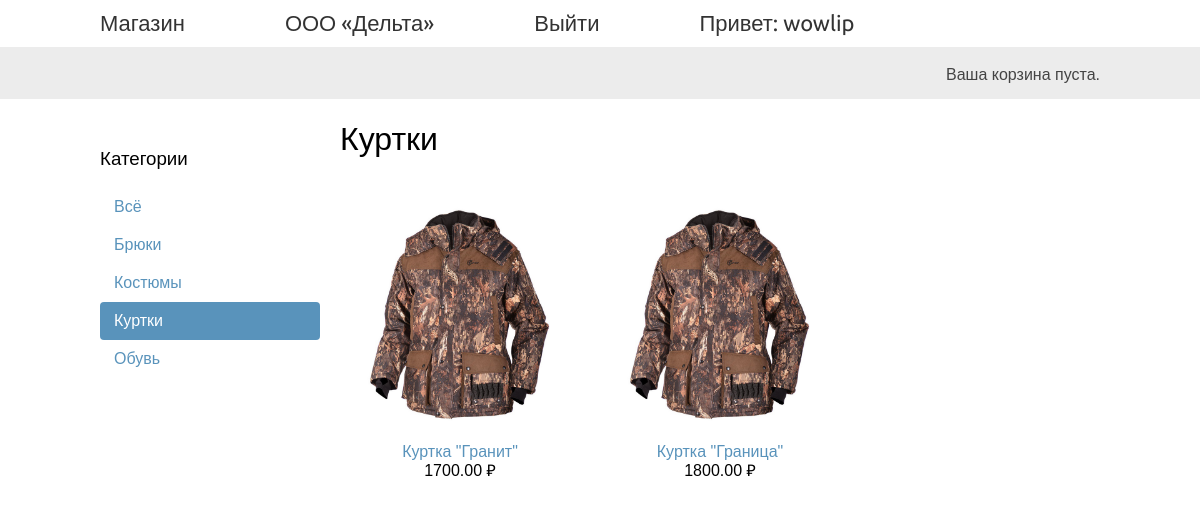
The app's page /kurtki/ (signed in) with its own data.
### shop/models.py (models this page shows, shortened)
class Category(models.Model):
    name = models.CharField(max_length=200, db_index=True, verbose_name='Имя')
    slug = models.SlugField(max_length=200, db_index=True, unique=True)
    class Meta:
        ordering = ('name',)
        verbose_name = 'Категория'
        verbose_name_plural = 'Категории'
    def get_absolute_url(self):
        return reverse('shop:product_list_by_category', args=[self.slug])

class Product(models.Model):
    category = models.ForeignKey(Category, related_name='product', on_delete=models.CASCADE)
    name = models.CharField(max_length=200, db_index=True)
    slug = models.SlugField(max_length=200, db_index=True)
    image = models.ImageField(upload_to='products/%Y/%m/%d', blank=True)
    description = models.TextField(blank=True)
    price = models.DecimalField(max_digits=10, decimal_places=2)
    stock = models.PositiveIntegerField()
    available = models.BooleanField(default=True)
    created = models.DateTimeField(auto_now_add=True)
    updated = models.DateTimeField(auto_now=True)
    class Meta:
        ordering = ('name',)
        index_together = (('id', 'slug'),)
    def get_absolute_url(self):
        return reverse('shop:product_detail', args=[self.id, self.slug])

### shop/views.py (the view)
def product_list(request, category_slug=None):
    category = None
    categories = Category.objects.all()
    products = Product.objects.filter(available=True)
    if category_slug:
        category = get_object_or_404(Category, slug=category_slug)
        products = products.filter(category=category)
    return render(request,
                  'shop/product/list.html',
                  {'category': category,
                   'categories': categories,
                   'products': products})

### cart/cart.py (called while the page is built)
    def __len__(self):
        return sum(item['quantity'] for item in self.cart.values())

### cart/context_processors.py (called while the page is built)
def cart(request):
    return {'cart': Cart(request)}

### shop/templates/shop/product/list.html (shortened to what this page needs)
{% extends "shop/base.html" %}
{% load static %}
{% block content %}
    <div id="sidebar">
        <h3>Категории</h3>
        <ul>
            <li {% if not category %}class="selected"{% endif %}>
                <a href="{% url "shop:product_list" %}">Всё</a>
            </li>
            {% for c in categories %}
                <li {% if category.slug == c.slug %}class="selected"{% endif %}>
                    <a href="{{ c.get_absolute_url }}">{{ c.name }}</a>
                </li>
            {% endfor %}
        </ul>
    </div>
    <div id="main" class="product-list">
        <h1>{% if category %}{{ category.name }}{% else %}Товары{% endif %}</h1>
        {% for product in products %}
            <div class="item">
                <a href="{{ product.get_absolute_url }}">
                    <img src="{% if product.image %}{{ product.image.url }}{% else %}{% static "img/no_image.png" %}{% endif %}">
                </a>
                <a href="{{ product.get_absolute_url }}">{{ product.name }}</a><br>
                {{ product.price }} ₽
            </div>
        {% endfor %}
    </div>
{% endblock %}

### shop/templates/shop/base.html (shortened to what this page needs)
{% load static %}
<!DOCTYPE html>
<html>
<head>
    <link href="{% static 'css/base.css' %}" rel="stylesheet">
</head>
<body>
<div id="header">
    <a href="/" class="logo">Магазин</a>
    <a href="/account/index/" class="logo">ООО «Дельта»</a>
    {% if request.user.is_authenticated %}
        <a href="/account/login/" class="logo">Выйти</a>
        <a class="logo">Привет: {{ request.user }}</a>
    {% else %}
        <a href="/account/login/" class="logo">Вход</a>
    {% endif %}
</div>
<div id="subheader">
    <div class="cart">
    {% with total_items=cart|length %}
        {% if cart|length > 0 %}
            Ваша корзина:
            <a href="{% url "cart:cart_detail" %}">
                шт: {{ total_items }} ,
                 {{ cart.get_total_price }} ₽
            </a>
        {% else %}
            Ваша корзина пуста.
        {% endif %}
    {% endwith %}
    </div>
</div>
<div id="content">
    {% block content %}
    {% endblock %}
</div>
</body>
</html>

### shop/static/css/base.css (style rules this page uses)
body { margin:0; padding:0; font-family:helvetica, sans-serif; }
h1, h2, h3, h4, h5 , h6 { font-family: 'Ubuntu', sans-serif; font-weight:normal; }
a { text-decoration:none; color:#5993bb; }
#header { padding:10px 100px; font-size:18px; overflow:auto; }
#subheader { background:#ececec; color:#444; padding:15px 100px; overflow:auto; }
#header .logo { font-family: 'Ubuntu', sans-serif; float:left; color:#333; font-size:22px; margin-right:10%; }
#subheader .cart { float:right; padding-top:4px; }
#content { padding:0 100px; overflow:hidden; }
#sidebar { width:220px; padding:30px 20px 0 0; float:left; }
#sidebar ul { margin:0; padding:0; }
#sidebar ul li { margin:0; list-style:none; padding:10px 14px; }
#sidebar ul li a { display:block; }
#sidebar ul li.selected { background:#5993bb; border-radius:4px; }
#sidebar ul li.selected a { color:#fff; }
#main { float:left; width: 96%; margin-right:-220px; overflow:hidden; }
.product-list .item { width:25%; padding:10px 20px 10px 0; float:left; text-align:center; line-height:1.2; }
.product-list .item img { width:100%; margin-bottom:8px; }

### records on screen
Category: name "Брюки"
Category: name "Костюмы"
Category: name "Куртки"
Category: name "Обувь"
Product: image (picture), name "Куртка \"Гранит\"", price "1700.00"
Product: image (picture), name "Куртка \"Граница\"", price "1800.00"

### other values on screen
{{ request.user }} "wowlip"
